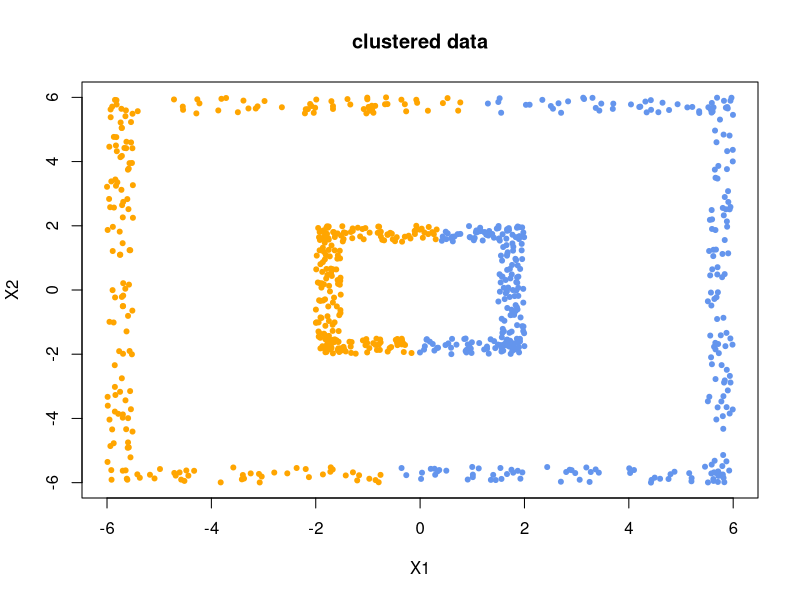

Source code (R):
# Libraries needed: none
#
# In this simple script we use the simulated file in.csv which we used
# earlier for the kNN problem. Recall that the data where generated from
# four different bivariate  Gaussian  distributions with four centers
# and four covaraince matrices, see sim.r file. Here we use the
# generated file to test the k-means method for k=4. The resulting fours
# classes are then plotted.
X1=runif(100,-2,2)
X2=runif(100,-2,-1.5)
X1<-c(X1,runif(100,1.5,2))
X2<-c(X2,runif(100,-2,2))
X1<-c(X1,runif(100,-2,2))
X2<-c(X2,runif(100,1.5,2))
X1<-c(X1,runif(100,-2,-1.5))
X2<-c(X2,runif(100,-2,2))

X1<-c(X1,runif(100,-6,6))
X2<-c(X2,runif(100,-6,-5.5))
X1<-c(X1,runif(100,5.5,6))
X2<-c(X2,runif(100,-6,6))
X1<-c(X1,runif(100,-6,6))
X2<-c(X2,runif(100,5.5,6))
X1<-c(X1,runif(100,-6,-5.5))
X2<-c(X2,runif(100,-6,6))

# plot(X1,X2, col="blue",xlab="X1", ylab="X2",pch=20)
# readline("Original data")
mod<-kmeans(cbind(X1, X2), 2)
dev.copy2pdf()
plot(X1,X2, col="white",xlab="X1", ylab="X2", main="clustered data")
points(X1[mod$cluster==1],X2[mod$cluster==1], col="cornflowerblue",
         pch=20)
points(X1[mod$cluster==2],X2[mod$cluster==2], col="orange",pch=20)
# points(dat[dat$cluster==3,"X1"],dat[dat$cluster==3,"X2"], col="red",pch=20)
# points(dat[dat$cluster==4,"X1"],dat[dat$cluster==4,"X2"], col="green",pch=20)
readline("clustered data")
